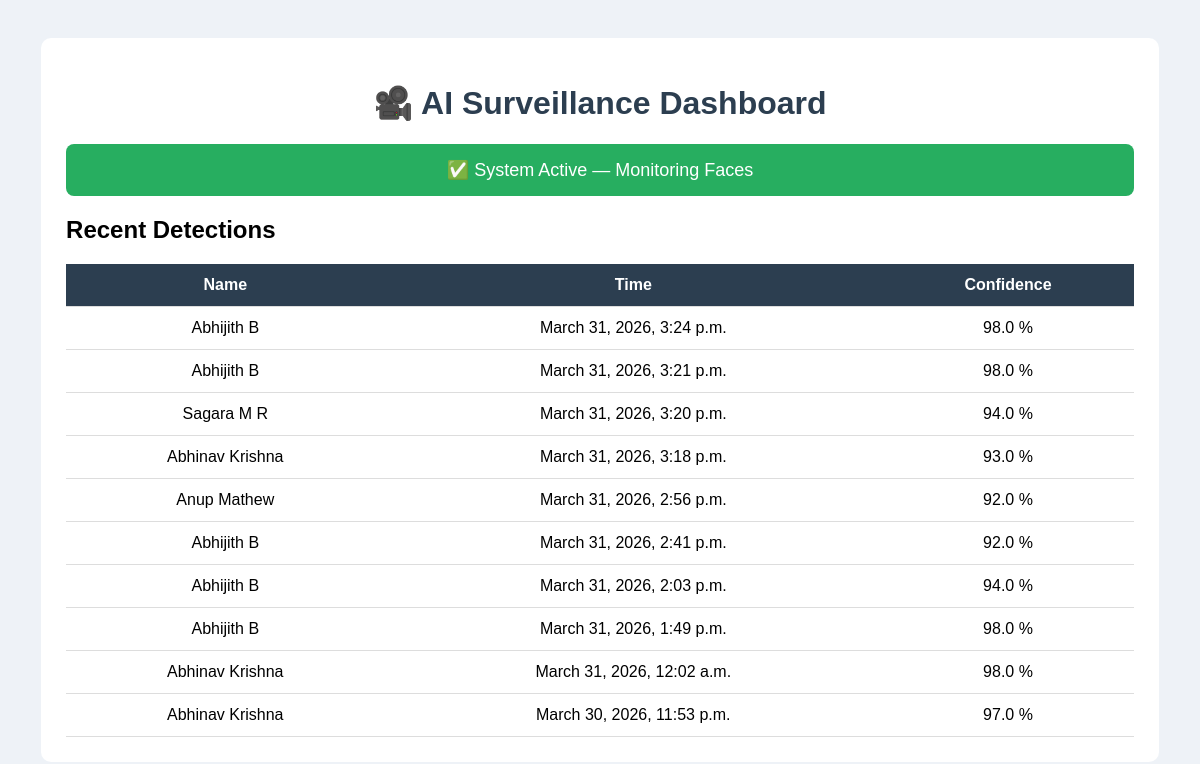
/dashboard/, run on the app's committed database.
### missingperson/models.py (models this page shows, shortened)
class DetectionLog(models.Model):
    person = models.ForeignKey(
        MissingPerson,
        on_delete=models.CASCADE
    )
    detected_at = models.DateTimeField(
        auto_now_add=True
    )
    location = models.CharField(
        max_length=200,
        default="Surveillance Camera"
    )
    confidence = models.FloatField()
    screenshot = models.ImageField(
        upload_to="detections/",
        null=True,
        blank=True
    )

class MissingPerson(models.Model):
    REPORT_TYPE_CHOICES = (
        ("POLICE", "Police"),
        ("INDIVIDUAL", "Individual"),
    )
    GENDER_CHOICES = (
        ("Male", "Male"),
        ("Female", "Female"),
        ("Other", "Other"),
    )
    first_name = models.CharField(
        max_length=100
    )
    last_name = models.CharField(
        max_length=100
    )
    father_name = models.CharField(
        max_length=100
    )
    date_of_birth = models.DateField()
    address = models.TextField()
    phone_number = models.CharField(
        max_length=15
    )
    aadhar_number = models.CharField(
        max_length=20
    )
    missing_from = models.DateField()
    email = models.EmailField()
    gender = models.CharField(
        max_length=10,
        choices=GENDER_CHOICES
    )
    image = models.ImageField(
        upload_to="missing_persons/"
    )
    report_type = models.CharField(
        max_length=20,
        choices=REPORT_TYPE_CHOICES,
        default="INDIVIDUAL"
    )
    created_at = models.DateTimeField(
        auto_now_add=True
    )

### missingperson/views.py (the view)
def dashboard(request):
    logs = DetectionLog.objects.all().order_by(
        "-detected_at"
    )[:10]
    return render(
        request,
        "dashboard.html",
        {"logs": logs}
    )

### missingperson/templates/dashboard.html (shortened to what this page needs)
<!DOCTYPE html>
<html>
<head>
</head>
<body>
<div class="container">
<h1>🎥 AI Surveillance Dashboard</h1>
<div class="status-box">
✅ System Active — Monitoring Faces
</div>
<h2>Recent Detections</h2>
<table>
<tr>
<th>Name</th>
<th>Time</th>
<th>Confidence</th>
</tr>
{% for log in logs %}
<tr>
<td>
{{ log.person.first_name }}
{{ log.person.last_name }}
</td>
<td>
{{ log.detected_at }}
</td>
<td>
{{ log.confidence }} %
</td>
</tr>
{% endfor %}
</table>
</div>
</body>
</html>

### missingperson/templates/dashboard.html (style rules this page uses)
body { font-family: Arial; background: #eef2f7; padding: 30px; }
.container { background: white; padding: 25px; border-radius: 10px; width: 95%; margin: auto; }
h1 { text-align: center; color: #2c3e50; }
.status-box { background: #27ae60; color: white; padding: 15px; border-radius: 8px; text-align: center; margin-bottom: 20px; font-size: 18px; }
table { width: 100%; border-collapse: collapse; margin-top: 20px; }
th, td { padding: 12px; border-bottom: 1px solid #ddd; text-align: center; }
th { background: #2c3e50; color: white; }

### data on the page
DetectionLog: person.first_name "Abhijith", person.last_name "B", detected_at "March 31, 2026, 3:24 p.m.", confidence "98.0"
DetectionLog: person.first_name "Abhijith", person.last_name "B", detected_at "March 31, 2026, 3:21 p.m.", confidence "98.0"
DetectionLog: person.first_name "Sagara", person.last_name "M R", detected_at "March 31, 2026, 3:20 p.m.", confidence "94.0"
DetectionLog: person.first_name "Abhinav", person.last_name "Krishna", detected_at "March 31, 2026, 3:18 p.m.", confidence "93.0"
DetectionLog: person.first_name "Anup", person.last_name "Mathew", detected_at "March 31, 2026, 2:56 p.m.", confidence "92.0"
DetectionLog: person.first_name "Abhijith", person.last_name "B", detected_at "March 31, 2026, 2:41 p.m.", confidence "92.0"
DetectionLog: person.first_name "Abhijith", person.last_name "B", detected_at "March 31, 2026, 2:03 p.m.", confidence "94.0"
DetectionLog: person.first_name "Abhijith", person.last_name "B", detected_at "March 31, 2026, 1:49 p.m.", confidence "98.0"
DetectionLog: person.first_name "Abhinav", person.last_name "Krishna", detected_at "March 31, 2026, 12:02 a.m.", confidence "98.0"
DetectionLog: person.first_name "Abhinav", person.last_name "Krishna", detected_at "March 30, 2026, 11:53 p.m.", confidence "97.0"
